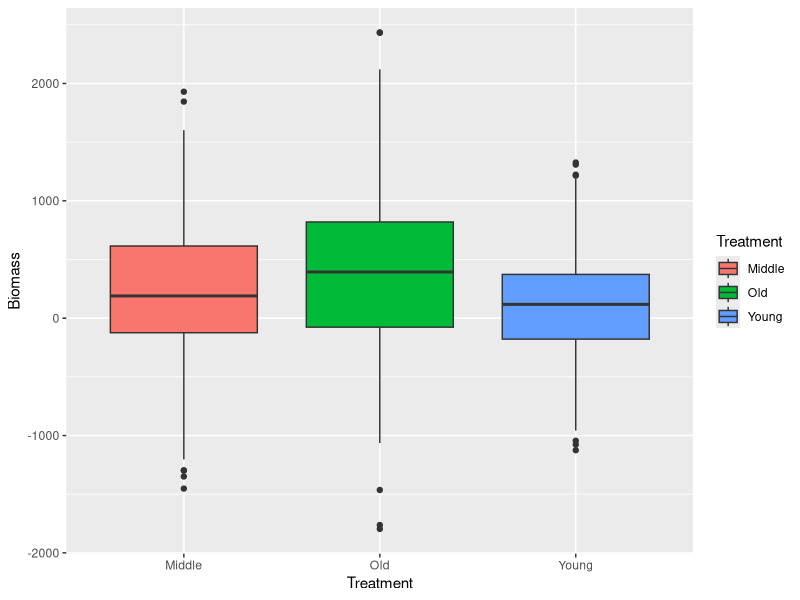
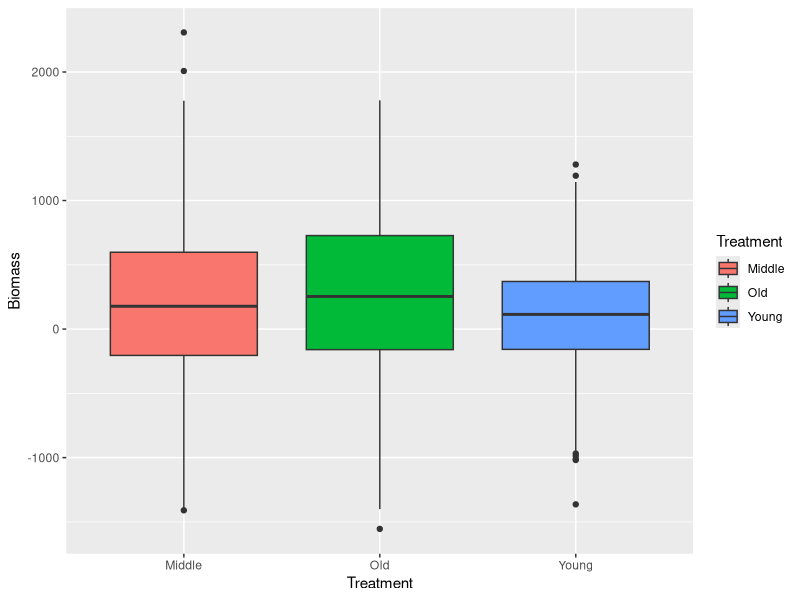
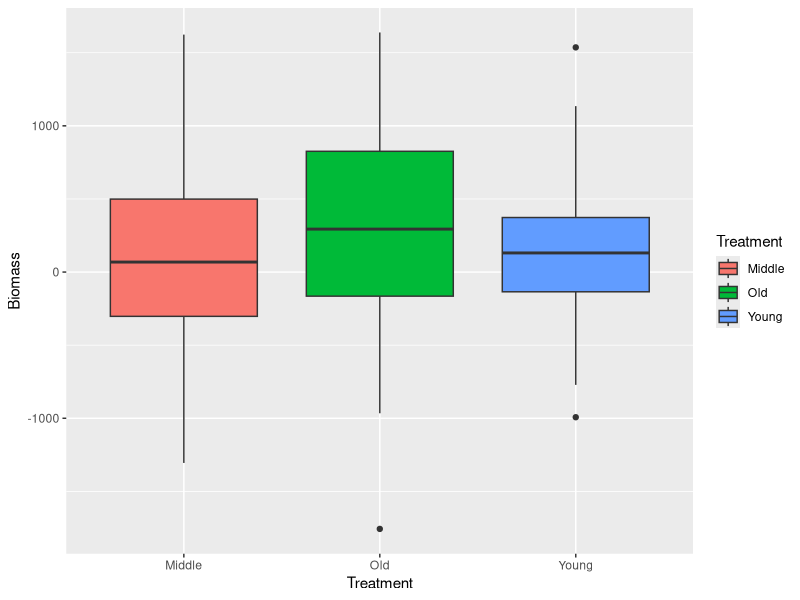

The R script that drew these images, in order:
# Isaac Racine
# HW 8
# 10 Mar 2021
#------------------------------------------------

library(ggplot2)
library(tidyverse)

#https://datadryad.org/stash/dataset/doi:10.5061/dryad.82vr4
#where I got my data

z <- read.table("AbovegroundData.csv",header=TRUE,sep=",", stringsAsFactors=FALSE)

#add ID column, index age and biomass to new dataframe
z <- data.frame(1:nrow(z),z$Age, z$AGB) 
names(z) <- list("ID","Age","Biomass")


#change Age's with OG to 200
#OG meant they were too old to detemine an age
#we will put in age of 200
z <- z %>%
  mutate(Age = str_replace(Age, "OG", "200"))



#change age from char to int
z$Age <- as.numeric(as.character(z$Age))

#see summary
summary(z)

#Can group ages into treatments
#0-20 is young
#21-199 is middle
#200+ is old
z <- split(z, cut(z$Age, c(0,20,199,200), include.lowest = TRUE))

print(z)

#Now that they're split here are their summary stats
#Group Young
print(z$`[0,20]`)
young_num <- length(z$`[0,20]`$Biomass)
young_mean <- mean(z$`[0,20]`$Biomass)
young_var <- var(z$`[0,20]`$Biomass)/20

#Group Middle
middle_num <- length(z$`(20,199]`$Biomass)
middle_mean <- mean(z$`(20,199]`$Biomass)
middle_var <- var(z$`(20,199]`$Biomass)/90

#Group Old
old_num <- length(z$`(199,200]`$Biomass)
old_mean <- mean(z$`(199,200]`$Biomass)
old_var <- var(z$`(199,200]`$Biomass)/100

#The variation of the groups were very large. To make the data actually significantly different I had to lessen the variation.
#-------------- Creating Simulated (Radnom) Data --------------
#First run the number of simulated data points needed 
#for each treatment group
young_data <- rnorm(young_num, young_mean, young_var)

middle_data <- rnorm(middle_num, middle_mean, middle_var)

old_data <- rnorm(old_num, old_mean, old_var)

#combine the treatment randomly generated biomass
#into one vector
vec_biomass <- c(young_data, middle_data, old_data)

#make vector to hold the treatment name
vec_treatment <- c(rep("Young", young_num), rep("Middle", middle_num), rep("Old", old_num))

#Create the data frame and give it names
rand_data <- data.frame(1:(young_num+middle_num+old_num),
                        vec_treatment, vec_biomass)
names(rand_data) <- list("ID", "Treatment", "Biomass")
print(rand_data)

#-------------- Make Model and PLot ---------------
#Here we will make an ANOVA test and plot
ANOmodel <- aov(Biomass~Treatment,data=rand_data)
print(summary(ANOmodel))

ANOplot <- ggplot(data=rand_data, aes(x=Treatment, y=Biomass,
                                      fill = Treatment)) +
  geom_boxplot()
print(ANOplot)

#-------------- Adjust Means ---------------
#Try to make means as close as together, 
#making effective size smaller
print(young_mean)
print(middle_mean)
print(old_mean)

#try to simulate data with same mean
young_data1 <- rnorm(young_num, middle_mean-70, young_var)
middle_data1 <- rnorm(middle_num, middle_mean, middle_var)
old_data1 <- rnorm(old_num, middle_mean+70, old_var)

#combine the treatment randomly generated biomass
#into one vector
vec_biomass1 <- c(young_data1, middle_data1, old_data1)

#Create the data frame and give it names
rand_data1 <- data.frame(1:(young_num+middle_num+old_num),
                        vec_treatment, vec_biomass1)
names(rand_data1) <- list("ID", "Treatment", "Biomass")

#Here we will make an ANOVA test and plot
ANOmodel <- aov(Biomass~Treatment,data=rand_data1)
print(summary(ANOmodel))

ANOplot <- ggplot(data=rand_data1, aes(x=Treatment, y=Biomass,
                                      fill = Treatment)) +
  geom_boxplot()
print(ANOplot)


#-------------- Testing Sample Size ---------------
#try to simulate data with smaller to see the minimum sample size needed to still have significant results
young_data2 <- rnorm(ceiling(young_num/2.7), young_mean, young_var)
middle_data2 <- rnorm(ceiling(middle_num/2.7), middle_mean, middle_var)
old_data2 <- rnorm(ceiling(old_num/2.7), old_mean, old_var)

#combine the treatment randomly generated biomass
#into one vector
vec_biomass2 <- c(young_data2, middle_data2, old_data2)
vec_treatment2 <- c(rep("Young", ceiling(young_num/2.7)), rep("Middle", ceiling(middle_num/2.7)), rep("Old", ceiling(old_num/2.7)))

#Create the data frame and give it names
rand_data2 <- data.frame(1:(ceiling(young_num/2.7)+ceiling(middle_num/2.7)+ceiling(old_num/2.7)),
                         vec_treatment2, vec_biomass2)
names(rand_data2) <- list("ID", "Treatment", "Biomass")

#Here we will make an ANOVA test and plot
ANOmodel <- aov(Biomass~Treatment,data=rand_data2)
print(summary(ANOmodel))

ANOplot <- ggplot(data=rand_data2, aes(x=Treatment, y=Biomass,
                                       fill = Treatment)) +
  geom_boxplot()
print(ANOplot)
